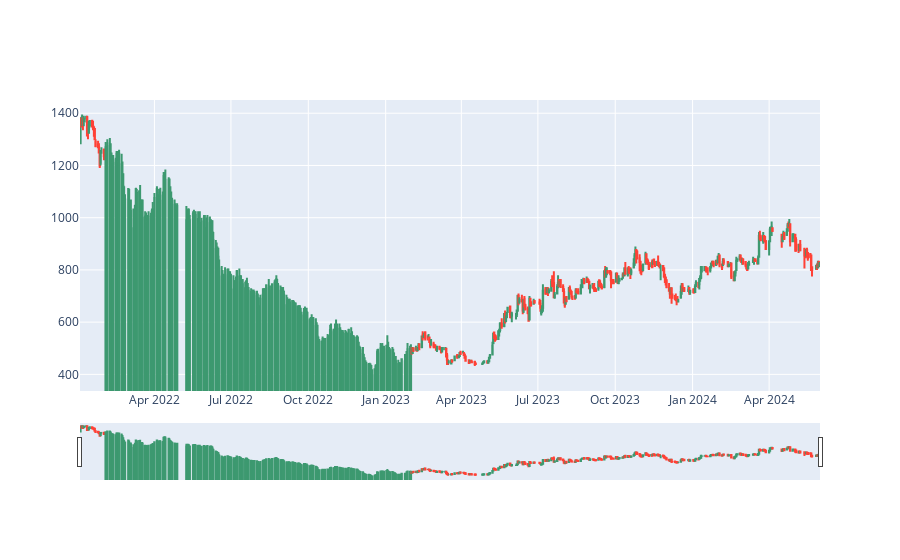

This figure's notebook cell:
### Code cell
fig = go.Figure(data=[go.Candlestick(x=df_aces['prev'].index,
                open=df_aces['open'],
                high=df_aces['high'],
                low=df_aces['low'],
                close=df_aces['close'])])

fig.show()

### Figure 1 — Plotly figure (JSON) as saved in the notebook; plotly's stock layout.template omitted (floating-point values rounded to 4 significant figures; data arrays with more than 128 entries replaced by an {"elided": "..."} marker saying what was removed)
{"data": [{"close": {"elided": "577 int values"}, "high": {"elided": "577 int values"}, "low": {"elided": "577 int values"}, "open": {"elided": "577 int values"}, "type": "candlestick", "x": {"elided": "577 str values"}}], "layout": {}}
